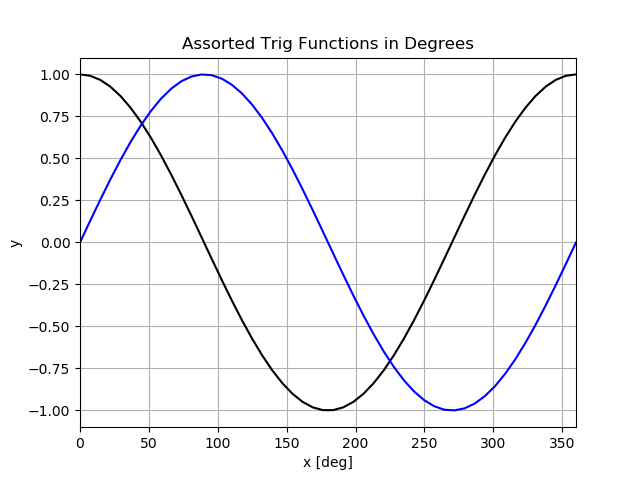

The script that saved this image:
import numpy as np
import scipy as sp
import matplotlib.pyplot as plt
plt.close('all')
#JDP initialising variables, now I make multiple y variables and define x from
#JDP 0 to 360 not 0 to 2pi.
pi = 3.14159
x = np.linspace(0, 360, 50)
#JDP np.cos and np.sin need the x argument in radians, so we convert it.
y = np.cos(x*(pi/180))
y2 = np.sin(x*(pi/180))


#JDP Now adding multiple plt.plot commands, and changing xlim to 0 to 360.
fig = plt.figure()
plt.plot(x, y, color='black')
plt.plot(x, y2, color='blue')
plt.xlim(0, 360)
plt.xlabel('x [deg]')
plt.ylabel('y')
plt.title('Assorted Trig Functions in Degrees')
plt.grid('on')
plt.savefig('ex_1_q_3.png')